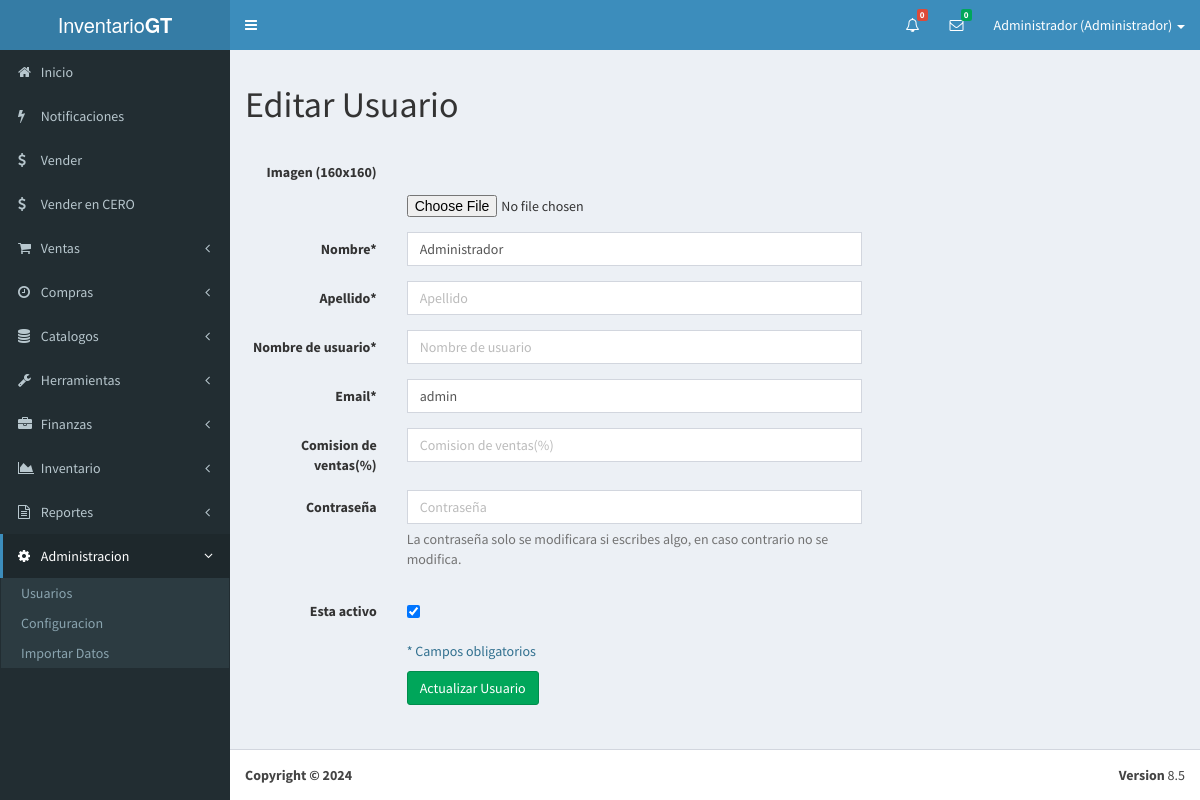
/index.php?view=edituser&id=1 (signed in), run on the app's committed database.
### tables this page shows
create table user(
	id int not null auto_increment primary key,
	name varchar(50) not null,
	lastname varchar(50) not null,
	username varchar(50),
	email varchar(255) not null,
	password varchar(60) not null,
	image varchar(255),
	comision float,
	status int not null default 1,
	kind int not null default 1,
	stock_id int,
	created_at datetime not null
);

### core/controller/Module.php (called while the page is built, shortened)
<?php
class Module
{
    public static function loadLayout(): void
    {
        require_once "core/app/layouts/layout.php";
    }
}

### core/controller/Lb.php (called while the page is built, shortened)
<?php
class Lb
{
    public function start(): void
    {
        require_once "core/app/init.php";
    }
}

### index.php (called while the page is built, shortened)
<?php
$lb = new Lb();
$lb->start();

### core/controller/Executor.php (called while the page is built, shortened)
<?php
class Executor
{
    public static function doit(string $sql): array
    {
        $con = Database::getCon();
        $result = $con->query($sql);
        return [$result, $con->insert_id];
    }
}

### core/app/model/UserData.php (called while the page is built, shortened)
<?php
class UserData
{
    public static $tablename = "user";
    public function __construct()
    {
        $this->lastname = "";
    }
    public static function getById($id)
    {
        $sql = "select * from " . self::$tablename . " where id=$id";
        $query = Executor::doit($sql);
        return Model::one($query[0], 'UserData');
    }
}

### core/controller/Model.php (called while the page is built, shortened)
<?php
class Model
{
    public static function one(mysqli_result $query, string $aclass): ?object
    {
        $data = null;
        if ($r = $query->fetch_array(MYSQLI_ASSOC)) {
            $data = new $aclass;
            foreach ($r as $key => $v) {
                $data->$key = $v;
            }
        }
        return $data;
    }
}

### core/app/view/edituser-view.php (the view, shortened to what this page needs)
<div class="content">
<?php $user = UserData::getById($_GET["id"]);?>
<div class="row">
	<div class="col-md-12">
	<h1>Editar Usuario</h1>
	<br>
		<form class="form-horizontal" method="post" id="addproduct" enctype="multipart/form-data" action="index.php?view=updateuser" role="form">
  <div class="form-group">
    <label for="inputEmail1" class="col-lg-2 control-label">Imagen (160x160)</label>
    <div class="col-md-6">
<br><br>
      <input type="file" name="image" id="image" placeholder="">
    </div>
  </div>
  <div class="form-group">
    <label for="inputEmail1" class="col-lg-2 control-label">Nombre*</label>
    <div class="col-md-6">
      <input type="text" name="name" value="<?php echo $user->name;?>" class="form-control" id="name" placeholder="Nombre">
    </div>
  </div>
  <div class="form-group">
    <label for="inputEmail1" class="col-lg-2 control-label">Apellido*</label>
    <div class="col-md-6">
      <input type="text" name="lastname" value="<?php echo $user->lastname;?>" class="form-control" id="lastname" placeholder="Apellido">
    </div>
  </div>
  <div class="form-group">
    <label for="inputEmail1" class="col-lg-2 control-label">Nombre de usuario*</label>
    <div class="col-md-6">
      <input type="text" name="username" value="<?php echo $user->username;?>" class="form-control" id="username" placeholder="Nombre de usuario">
    </div>
  </div>
  <div class="form-group">
    <label for="inputEmail1" class="col-lg-2 control-label">Email*</label>
    <div class="col-md-6">
      <input type="text" name="email" value="<?php echo $user->email;?>" class="form-control" id="email" placeholder="Email">
    </div>
  </div>
<?php if($user->kind==1||$user->kind==3):?>
  <div class="form-group">
    <label for="inputEmail1" class="col-lg-2 control-label">Comision de ventas(%)</label>
    <div class="col-md-6">
      <input type="text" value="<?php echo $user->comision; ?>" name="comision" class="form-control" id="inputEmail1" placeholder="Comision de ventas(%)">
    </div>
  </div>
<?php endif; ?>
  <div class="form-group">
    <label for="inputEmail1" class="col-lg-2 control-label">Contrase&ntilde;a</label>
    <div class="col-md-6">
      <input type="password" name="password" class="form-control" id="inputEmail1" placeholder="Contrase&ntilde;a">
<p class="help-block">La contrase&ntilde;a solo se modificara si escribes algo, en caso contrario no se modifica.</p>
    </div>
  </div>
  <div class="form-group">
    <label for="inputEmail1" class="col-lg-2 control-label" >Esta activo</label>
    <div class="col-md-6">
<div class="checkbox">
    <label>
      <input type="checkbox" name="status" <?php if($user->status){ echo "checked";}?>>
    </label>
  </div>
    </div>
  </div>
  <div class="form-group">
    <div class="col-lg-offset-2 col-lg-10">
  <p class="text-info">* Campos obligatorios</p>
      <button type="submit" class="btn btn-success">Actualizar Usuario</button>
    </div>
  </div>
</form>
	</div>
</div>
</div>

### data on the page
user: name "Administrador", email "admin", status "☑"

### other printed values
$cnt_tot "0"
count($msgs) "0"
UserData::getById($_SESSION["user_id"])->name "Administrador"
